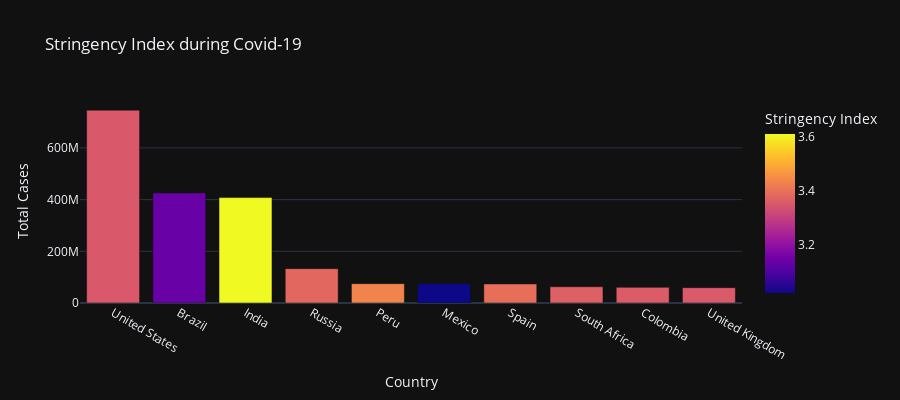

The code cell stored with this chart in its notebook:
### Markdown cell above
It shows how strictly countries are following these measures to control the spread of covid-19.

### Code cell
fig = px.bar(data, x='Country', y='Total Cases',
             hover_data=['Population', 'Total Deaths'], 
             color='Stringency Index', height=400, 
             title= "Stringency Index during Covid-19")
fig.show()

### Figure 1 — Plotly figure (JSON) as saved in the notebook; plotly's stock layout.template omitted (floating-point values rounded to 4 significant figures)
{"data": [{"alignmentgroup": "True", "customdata": [[19.62, 26477574], [19.17, 14340567], [21.05, 7247327], [18.8, 2131571], [17.31, 3020038], [18.67, 7295850], [17.66, 5510624], [17.9, 1357682], [17.75, 1936134], [18.03, 7249573]], "hovertemplate": "Country=%{x}<br>Total Cases=%{y}<br>Population=%{customdata[0]}<br>Total Deaths=%{customdata[1]}<br>Stringency Index=%{marker.color}<extra></extra>", "legendgroup": "", "marker": {"color": [3.351, 3.136, 3.611, 3.38, 3.43, 3.019, 3.394, 3.364, 3.358, 3.354], "coloraxis": "coloraxis", "pattern": {"shape": ""}}, "name": "", "offsetgroup": "", "orientation": "v", "showlegend": false, "textposition": "auto", "type": "bar", "x": ["United States", "Brazil", "India", "Russia", "Peru", "Mexico", "Spain", "South Africa", "Colombia", "United Kingdom"], "xaxis": "x", "y": [746014098, 425704517, 407771615, 132888951, 74882695, 74347548, 73717676, 63027659, 60543682, 59475032], "yaxis": "y"}], "layout": {"barmode": "relative", "coloraxis": {"colorbar": {"title": {"text": "Stringency Index"}}, "colorscale": [[0, "#0d0887"], [0.1111, "#46039f"], [0.2222, "#7201a8"], [0.3333, "#9c179e"], [0.4444, "#bd3786"], [0.5556, "#d8576b"], [0.6667, "#ed7953"], [0.7778, "#fb9f3a"], [0.8889, "#fdca26"], [1, "#f0f921"]]}, "height": 400, "legend": {"tracegroupgap": 0}, "title": {"text": "Stringency Index during Covid-19"}, "xaxis": {"anchor": "y", "domain": [0, 1], "title": {"text": "Country"}}, "yaxis": {"anchor": "x", "domain": [0, 1], "title": {"text": "Total Cases"}}}}
